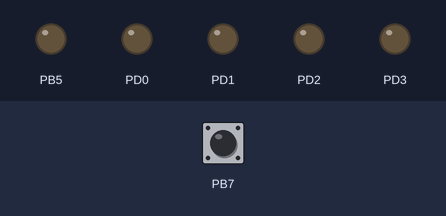
Recording of a program running on a simulated ATmega328P, built with avr-gcc and emulated at 16 MHz (the files do not name the chip). On the bench: output pins drawn as LEDs (lit = HIGH). The inputs (shaded band) are chosen by the test bench; at power-on: PB7 LOW.

Above: at 1.2 s.
1.3 s: PB7 driven HIGH
At 2.4 s:
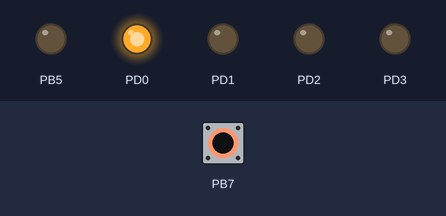
2.9 s: PB7 pulsed LOW 5 times (0.12 s each, 0.3 s apart)
At 5.3 s:
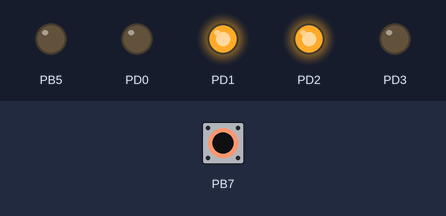
5.9 s: PB7 pulsed LOW 2 times (0.12 s each, 0.3 s apart)
At 6.9 s:
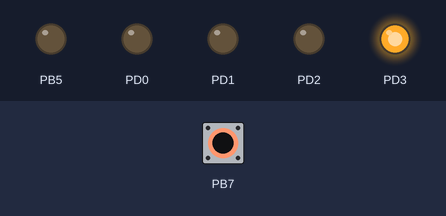
Timing chart, 0 to 8.9 s (numbered marks = the images above; inputs shaded):
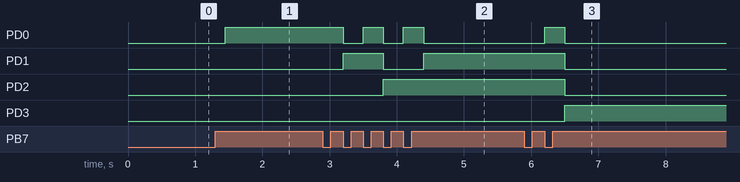

The program:

main.c
```c
#define F_CPU 16000000UL
#include <avr/io.h>
#include <util/delay.h>

void contador1(void);
void contador2(void);
void contador3(void);
int main(void) {

    DDRB    = 0b00100000; //DDRB |= (1<<DDRB5);
    DDRD    = 0b1111;
    while(1)
    {
//        contador1();
//        contador2();
        contador3();
    }

     return 0;
}


void contador1(void){
    unsigned char contador;
    while(1){
        for(contador=0;contador<=15;contador++)
        {
            PORTD = contador;
            _delay_ms(500);
        }
    }
    contador = 0;
}

void contador2(void){
    unsigned char contador;
    while(contador<16)
    {
        PORTD = contador;
        contador++;
        _delay_ms(500);
    }
}

void contador3(void)
{
    unsigned char contador;
    while(1){
        for(contador=0;contador<=15;contador++)
        {
            PORTD = contador;
            while((PINB & (1<<PINB7)) != 0); //esperamos a que se presione el boton RB7
            _delay_ms(150); //delay anti-rebote

            while((PINB & (1<<PINB7)) == 0); //esperar a que se feje de presionar el botosn
            _delay_ms(150); //delay anti-rebote
        }
    }
    contador = 0;
}
```

Measured:
- after the input at 1.3 s, PD0: LOW → HIGH after 0.15 s
- after the input at 2.9 s, PD0: alternates HIGH for 0.30 s and LOW for 0.30 s, 5 changes in all, then stays LOW, starting after 0.30 s; PD1: LOW → HIGH after 0.30 s, → LOW 0.60 s later, → HIGH 0.60 s later; PD2: LOW → HIGH after 0.90 s
- after the input at 5.9 s, PD0: LOW → HIGH after 0.30 s, → LOW 0.30 s later; PD1, PD2: HIGH → LOW after 0.60 s; PD3: LOW → HIGH after 0.60 s
